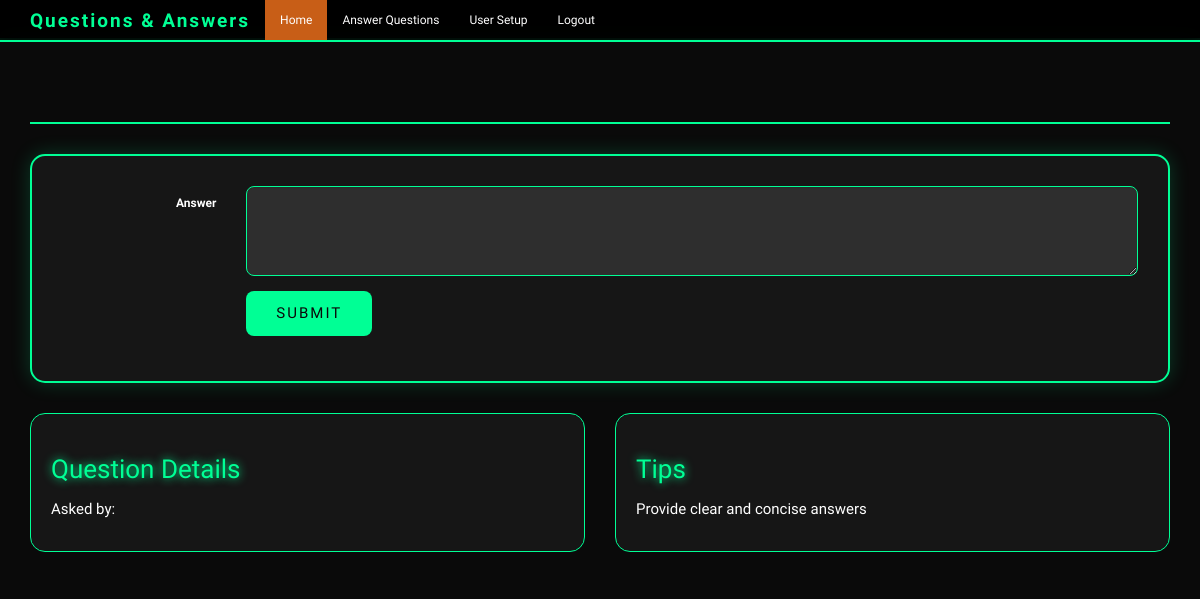
/answer/1 (signed in), run on an earlier commit of the app's database.
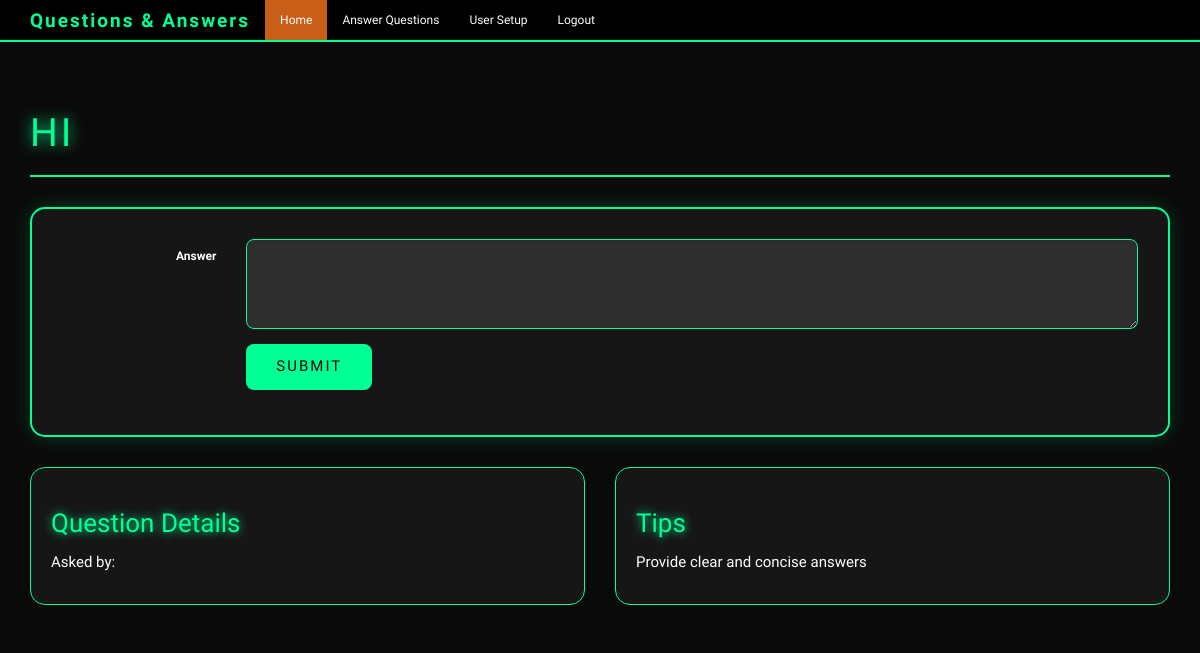
And on a later commit of the database.
### tables this page shows
CREATE TABLE questions(
    id integer primary key autoincrement,
    question_text text not null,
    answer_text text,
    asked_by_id integer not null,
    expert_id integer not null
);

### app.py (the view)
@app.route('/answer/<question_id>', methods=['GET', 'POST'])
def answer(question_id):
    user = get_current_user()
    if not user:
        return redirect(url_for('login'))
    if user['expert'] == 0:
        return redirect(url_for('index'))
    db = get_db()
    if request.method == 'POST':
        db.execute('update questions set answer_text = ? where id = ?', [request.form['answer'], question_id])
        db.commit()
        return redirect(url_for('unanswered'))
    question_cur = db.execute('select id, question_text from questions where id = ?', [question_id])
    question = question_cur.fetchone()
    return render_template('answer.html', user=user, question=question)

### app.py (called while the page is built)
def get_current_user():
    user_result = None
    if 'user' in session:
        user = session['user']
        db = get_db()
        user_cur = db.execute('select id, name, password, expert, admin from users where name = ?', [user])
        user_result = user_cur.fetchone()
    return user_result

### database.py (called while the page is built)
def connect_db():
    sql=sqlite3.connect('C:/Users/DELL/Documents/GitHub/Answer_Questoin_platform/questions.db')
    sql.row_factory=sqlite3.Row
    return sql

def get_db():
    if not hasattr(g,'sqlite3'):
        g.sqlite_db=connect_db()
    return g.sqlite_db

### templates/answer.html (shortened to what this page needs)
<!DOCTYPE html>
<html lang="en">
<head>
    <link href="{{ url_for('static', filename='bootstrap.min.css') }}" rel="stylesheet">
    <link href="https://cdnjs.cloudflare.com/ajax/libs/animate.css/4.1.1/animate.min.css" rel="stylesheet">
</head>
<body>
    <div id="particles-js"></div>
    <nav class="navbar navbar-inverse navbar-fixed-top">
      <nav class="navbar navbar-inverse navbar-fixed-top">
        <div class="container">
            <div class="navbar-header">
                <a class="navbar-brand" href="#">Questions & Answers</a>
            </div>
            <div id="navbar" class="navbar-collapse collapse">
                <ul class="nav navbar-nav">
                    <li class="active"><a href="{{ url_for('index') }}">Home</a></li>
                    {% if user and user['expert'] == 1 %}
                    <li><a href="{{ url_for('unanswered') }}">Answer Questions</a></li>
                    {% endif %}
                    {% if user and user['admin'] == 1 %}
                    <li><a href="{{ url_for('users') }}">User Setup</a></li>
                    {% endif %}
                    {% if user %}
                    <li><a href="{{ url_for('logout') }}">Logout</a></li>
                    {% endif %}
                </ul>
            </div>
        </div>
    </nav>
    </nav>
    <div class="container theme-showcase animate__animated animate__fadeIn" role="main">
        <div class="page-header">
            <h1 class="animate__animated animate__slideInLeft">{{ question['question_text'] }}</h1>
        </div>
        <div class="row">
            <div class="col-lg-12">
                <div class="well bs-component animate__animated animate__fadeInUp">
                    <form class="form-horizontal" action="{{ url_for('answer', question_id=question['id']) }}" method="POST">
                        <fieldset>
                            <div class="form-group">
                                <label for="textArea" class="col-lg-2 control-label">Answer</label>
                                <div class="col-lg-10">
                                    <textarea class="form-control" rows="3" name="answer" id="textArea"></textarea>
                                </div>
                            </div>
                            <div class="form-group">
                                <div class="col-lg-10 col-lg-offset-2">
                                    <button type="submit" class="btn btn-primary">Submit</button>
                                </div>
                            </div>
                        </fieldset>
                    </form>
                </div>
            </div>
        </div>
        <div class="row">
            <div class="col-md-6">
                <div class="info-section animate__animated animate__fadeInUp">
                    <h3>Question Details</h3>
                    <p>Asked by: {{ question['name'] }}</p>
                </div>
            </div>
            <div class="col-md-6">
                <div class="info-section animate__animated animate__fadeInUp">
                    <h3>Tips</h3>
                    <p>Provide clear and concise answers</p>
                </div>
            </div>
        </div>
    </div>
</body>
</html>

What changed in the data, as far as the page shows it:
added questions: question_text "HI"
